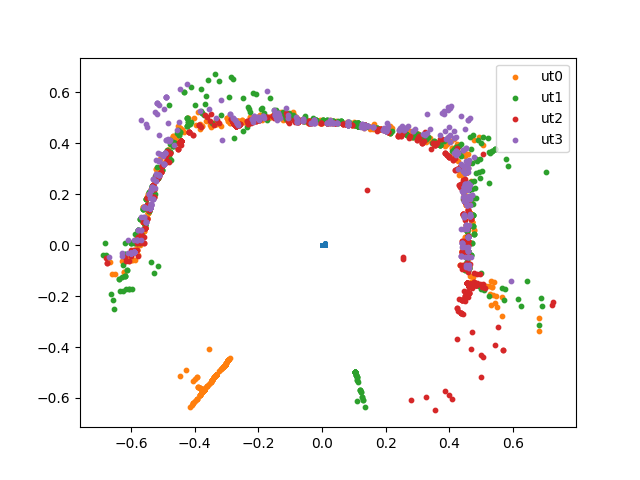
#> input picture visualization/.png, 640 x 480 px
$ python -i visualize_costmap.py   (imports and definitions only)
#> lines starting #> are read from the running program, lines starting #| are printed output that depends on the picture
import math
import sys
from typing import List

from matplotlib.animation import FuncAnimation
import matplotlib.pyplot as plt
import numpy as np
posit_x = []
posit_y = []
ut_data = [[[] for _ in range(2)] for _ in range(4)]
# [1 line not run here, left out]
ut_degree0 = -90
ut_degree1 = -30
ut_degree2 = 30
ut_degree3 = 90
limit = 200


def trans_coordinate(x, y, theta, pos_x, pos_y):
    r_x = x*math.cos(theta)-y*math.sin(theta)+pos_x
    r_y = x*math.sin(theta)+y*math.cos(theta)+pos_y
    return r_x, r_y


def trans_posit(distance, degree, theta, pos_x, pos_y):
    distance_to_center = 26
    x = 1.0*math.cos(math.radians(degree)) * \
        (distance+distance_to_center)/100
    y = 1.0*math.sin(math.radians(degree)) * \
        (distance+distance_to_center)/100
    return trans_coordinate(x, y, theta, pos_x, pos_y)


def addData(dis, degree, q, x, y, data: List[List[float]]):
    if dis <= limit:
        ux, uy = trans_posit(dis, degree, q, x, y)
        data[0].append(ux), data[1].append(uy)


def update(frames):
    ut, posit = input().split(',')
    x, y, q = map(float, posit.split(' '))
    ut = list(map(int, ut.split(' ')))
    posit_x.append(x), posit_y.append(y)
    addData(ut[0], ut_degree0, q, x, y, ut_data[0])
    addData(ut[1], ut_degree0, q, x, y, ut_data[1])
    addData(ut[2], ut_degree0, q, x, y, ut_data[2])
    addData(ut[3], ut_degree0, q, x, y, ut_data[3])
    return plt.scatter(posit_y, posit_x, s=6)


# [2 lines that did not run here, left out]
# [1 line not run here, left out]

# [10 lines of commented-out code are left out]

>>> import cv2
>>> picture = cv2.imread('.png', cv2.IMREAD_GRAYSCALE)
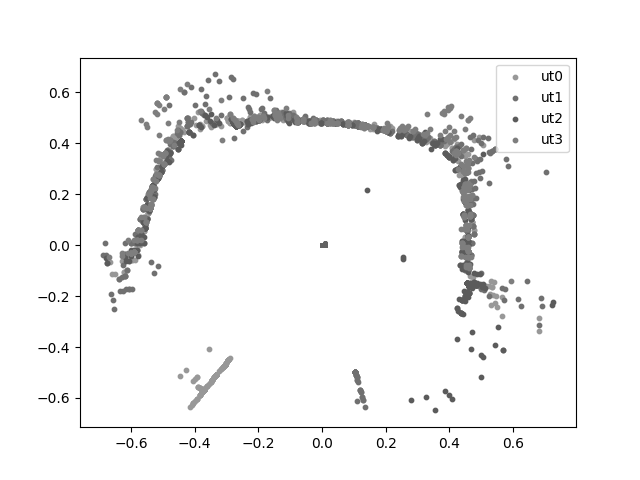
#> picture: shape (480, 640); min 0, max 255, mean 246.8
#> (the run stopped early here; a loop or call above may not have finished)
